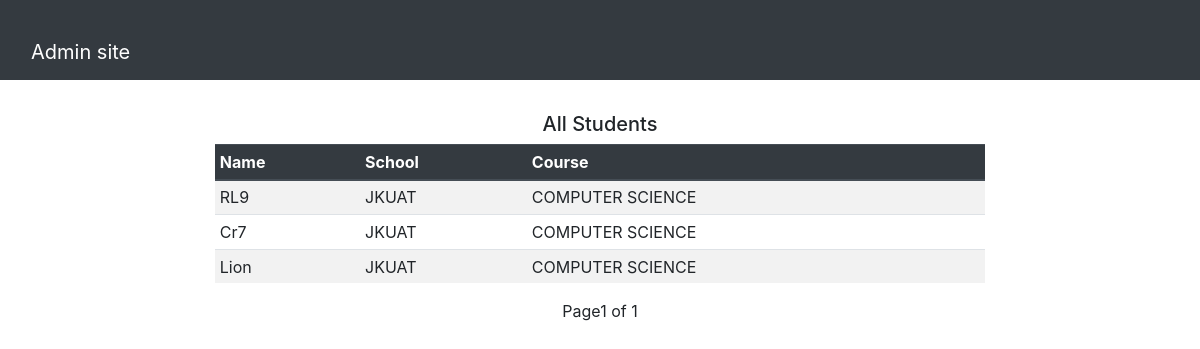
/portaladmin/students/ (signed in), run on an earlier commit of the app's database.
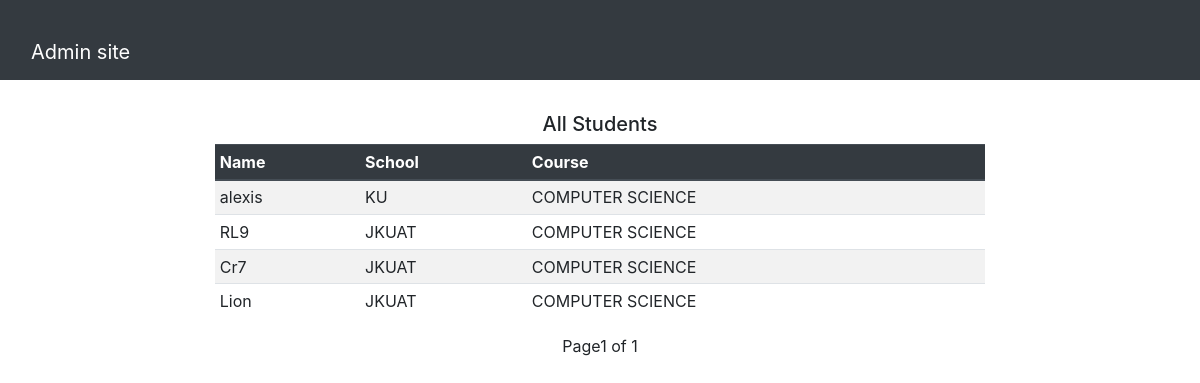
And on a later commit of the database.
### openings/models.py (models this page shows, shortened)
class Student(models.Model):
    user = models.OneToOneField(User, on_delete=models.CASCADE)
    school = models.ForeignKey(School, on_delete=models.CASCADE, null=True)
    course = models.CharField(max_length=100, null=True )
    transcript = models.FileField(upload_to='transcripts/',null=True)

class User(AbstractUser):
    is_student = models.BooleanField(default=False)
    is_company = models.BooleanField(default=False)
    is_school = models.BooleanField(default=False)
    first_name = models.CharField(max_length=100)
    last_name = models.CharField(max_length=100)
    official_name = models.CharField(max_length=100, null=True, default="school")
    email = models.CharField(max_length=100, null=True)

class School(models.Model):
    user = models.OneToOneField(User, on_delete=models.CASCADE)
    reg_no = models.CharField(max_length=100, null=True, unique=True)
    def __str__(self):
        return self.user.username

### openings/views.py (the view)
# urls.py: path('portaladmin/students/',  admin_students, name="admin_students"),
@login_required
def admin_students(request):
    if request.user.is_staff:
        student_list = Student.objects.all().order_by('-id')
        page = request.GET.get('page', 1)
        paginator = Paginator(student_list, 15)
        try:
            students = paginator.page(page)
        except PageNotAnInteger:
            students = paginator.page(1)
        except EmptyPage:
            students = paginator.page(paginator.num_pages)
        context = {
            'students':students,
        }
    return render(request, 'admin-students.html', context)

### templates/admin-students.html (shortened to what this page needs)
{% extends 'base.html' %}
{% block content %}
<nav class="navbar navbar-dark bg-dark ">
    <div class="container-fluid mt-4">
      <a class="navbar-brand" href="{% url 'portaladmin' %}">Admin site</a>
    </div>
  </nav>
    <div class="container-fluid mt-4">
        <div class="row ">
            <div class="col-md-2"></div>
            <div class="col-md-8">
                <div class="table-responsive">
                    <h5 class="text-center mt-2 mb-2">All Students</h5>
                    <table class="table table-sm table-striped table-hover">
                      <thead class=" thead-dark">
                        <tr>
                          <th scope="col">Name</th>
                          <th scope="col">School</th>
                          <th scope="col">Course</th>
                        </tr>
                      </thead>
                      <tbody>
                        {% for student in students %}
                          <tr>
                              <td>{{student.user.username}}</td>
                              <td>{{student.school}}</td>
                              <td>{{student.course}}</td>
                              </tr>
                        {% endfor %}
                      </tbody>
                      </table>
                    </div>
                        <div class="pagination align-items-center justify-content-center">
                          <span class="step-links">
                              <span class="current">
                                   Page{{ students.number }} of {{ students.paginator.num_pages }}
                              </span>
                          </span>
                      </div>
            </div>
            <div class="col-md-2"></div>
        </div>
    </div>
{% endblock %}

What changed in the data, as far as the page shows it:
added Student: user.username "alexis", school "KU", course "COMPUTER SCIENCE"
